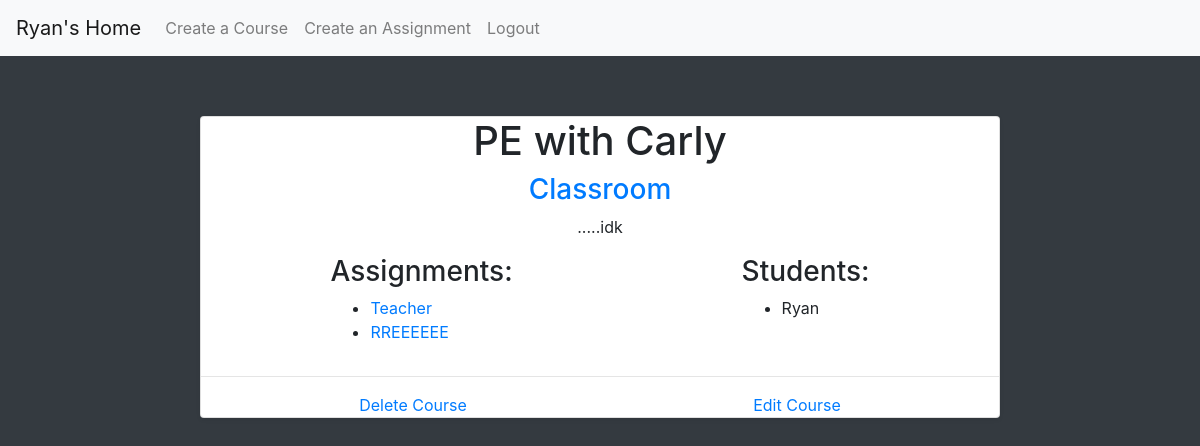
The app's page /course/carlykeyspe/ (signed in), older data.
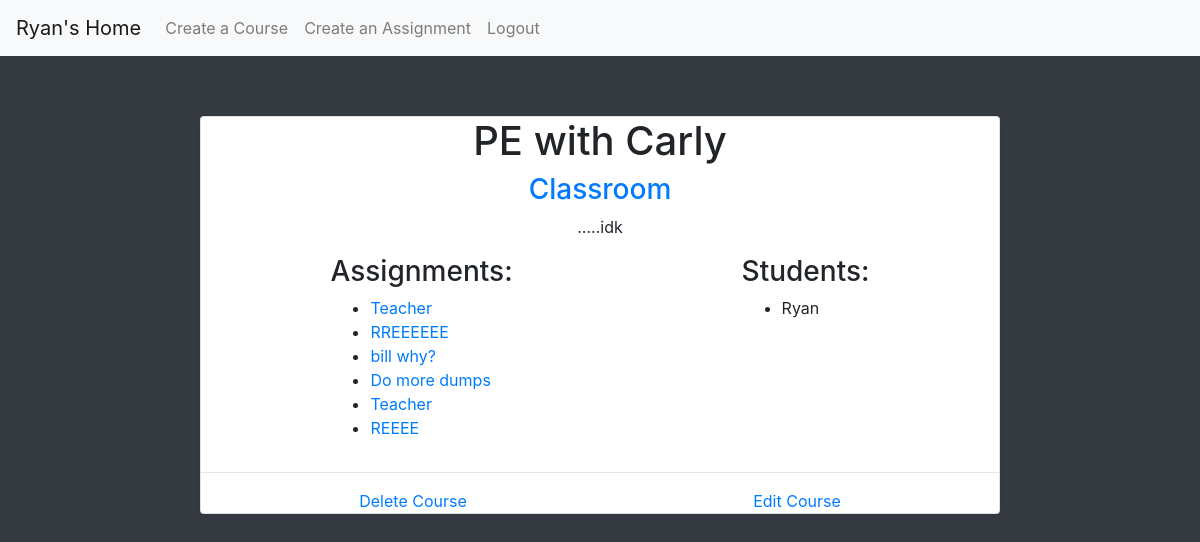
The same page, newer data.
### landing_page/models.py (models this page shows, shortened)
class Course(models.Model):
    name = models.CharField(max_length=50, unique=True)
    description = models.CharField(max_length=200, blank=True)
    teacher = models.ForeignKey(Teacher, null=True, on_delete=models.SET_NULL)
    students = models.ManyToManyField(Student)
    assignments = models.ManyToManyField(Assignment)
    zoom = models.URLField(max_length=200)
    pub_date = models.DateTimeField(auto_now_add=True, blank=True)
    slug = models.SlugField(unique=True, editable=False)
    def __str__(self):
        return self.name

class Teacher(models.Model):
    user = models.OneToOneField(User, on_delete=models.CASCADE)
    drive = models.URLField(max_length=50, blank=False)

class Assignment(models.Model):
    name = models.CharField(max_length=50)
    document = models.FileField(null=True, blank=False)
    pub_date = models.DateTimeField(
        auto_now_add=True, blank=False, editable=False)
    slug = models.CharField(max_length=50, unique=True,
                            blank=True, editable=False)

class Student(models.Model):
    user = models.OneToOneField(User, on_delete=models.CASCADE)
    drive = models.URLField(max_length=50, blank=False)

### landing_page/views.py (the view)
# urls.py: path('course/<str:slug>/', views.DetailView.as_view(), name='detail'),
class DetailView(LoginRequiredMixin, generic.DetailView):
    model = Course
    template_name = 'landing_page/detail.html'
    def get_queryset(self):
        return Course.objects.filter(pub_date__lte=timezone.now())

### templates/landing_page/detail.html
{% extends 'base.html' %} {% load static%} {% block content %}
<div class="container d-flex justify-content-center" style="padding-top: 5%;">
  <div class="card mb-4 shadow-sm" style="width: 50rem;">
    <h1 style="text-align: center;">
      {{course}} with {{course.teacher.user.first_name}}
    </h1>
    <a style="text-align: center;" href="{{course.zoom}}"><h3>Classroom</h3></a>
    <p style="text-align: center;">{{course.description}}</p>
    <div class="container d-flex justify-content-around">
      <div class="column">
        <h3>Assignments:</h3>
        <ul>
          {% for assignment in course.assignments.all %}
          <li>
            <a href="{% url 'landing_page:assignment-detail' assignment.slug %}"
              >{{assignment.name}}</a
            >
          </li>
          {% endfor %}
        </ul>
      </div>
      <div class="column">
        <h3>Students:</h3>
        <ul>
          {% for student in course.students.all %}
          <li>{{student.user.first_name}}</li>
          {% endfor %}
        </ul>
      </div>
    </div>
    <hr />
    <div class="container d-flex justify-content-around">
      <a href="{% url 'landing_page:delete-course' course.slug %}"
        >Delete Course</a
      >
      <a href="{% url 'landing_page:edit-course' course.slug %}">Edit Course</a>
    </div>
  </div>
</div>
{% endblock %}

### templates/base.html (shortened to what this page needs)
<!DOCTYPE html>
{% load static %}
<html lang="en">
  <head>
    <link
      rel="stylesheet"
      type="text/css"
      href="{% static 'css/style.css' %}"
    />
    <link
      rel="stylesheet"
      href="https://stackpath.bootstrapcdn.com/bootstrap/4.5.0/css/bootstrap.min.css"
    />
  </head>
  <body class="bg-dark">
    <nav class="navbar navbar-expand-lg navbar-light bg-light">
      {% if user.is_authenticated %}
      <a class="navbar-brand" href="{% url 'landing_page:index' %}"
        >{{user.first_name}}'s Home</a
      >
      <div class="collapse navbar-collapse" id="navbarNav">
        <ul class="navbar-nav">
          <li class="nav-item">
            <a class="nav-link" href="{% url 'landing_page:create-course'%}"
              >Create a Course</a
            >
          </li>
          <li class="nav-item">
            <a class="nav-link" href="{% url 'landing_page:create-assignment'%}"
              >Create an Assignment</a
            >
          </li>
          <li class="nav-item">
            <a class="nav-link" href="{% url 'logout'%}">Logout</a>
          </li>
        </ul>
      </div>
      {% else %}
      <a class="navbar-brand" href="{% url 'landing_page:index' %}"
        >Student Portal</a
      >
      {% endif %}
    </nav>
    {% block content %} {% endblock %}
  </body>
</html>

Row changes from the older to the newer data that the page shows:
now on this page (row unchanged): Assignment: name "bill why?"
now on this page (row unchanged): Assignment: name "Do more dumps"
now on this page (row unchanged): Assignment: name "Teacher"
added Assignment: name "REEEE"
